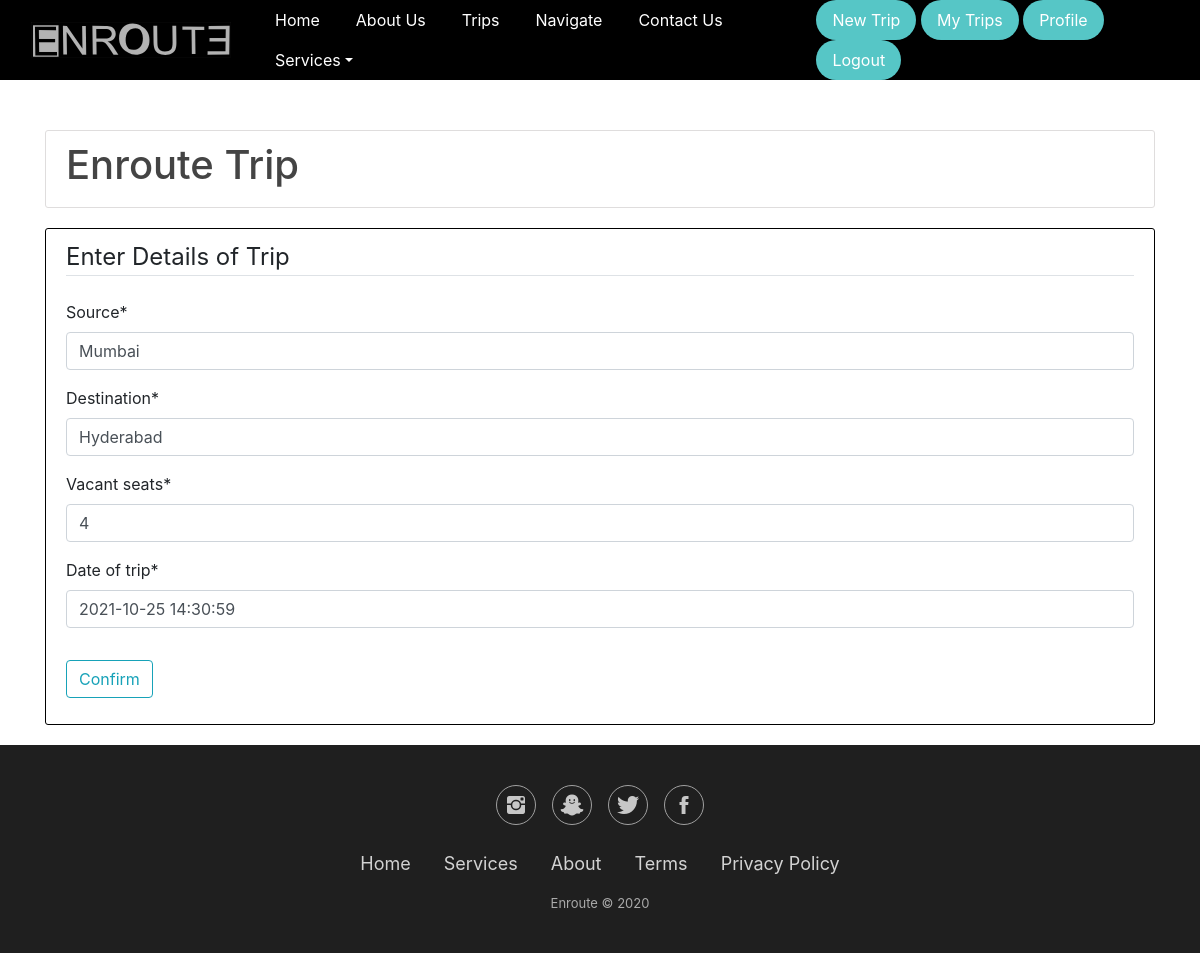
Page /trip/5/update (signed in) on the committed database.
### carpool/models.py (models this page shows, shortened)
class Trip(models.Model): # To have a table of trip in the database along with the below attributes
    source = models.CharField(max_length=100)
    destination = models.CharField(max_length=100)
    vacant_seats = models.IntegerField()
    date_of_trip = models.DateTimeField()
    author = models.ForeignKey(User, on_delete=models.CASCADE) # Linking the user model and the trip model

### carpool/views.py (the view, shortened to what this page needs)
# urls.py: path('trip/<int:pk>/update', TripUpdateView.as_view(),name='trip-update'),
class TripUpdateView(LoginRequiredMixin,UserPassesTestMixin, UpdateView): # Updating a trip Logic
    model = Trip
    fields = ['source','destination','vacant_seats','date_of_trip']
    def test_func(self):  # Can be updated by the user who created it
        trip = self.get_object()
        if self.request.user == trip.author:
            return True
        return False

### carpool/templates/carpool/trip_form.html (shortened to what this page needs)
{% extends "carpool/base.html" %}
{% load crispy_forms_tags %}
{% block content %}
<div class="container">
    <article class="media content-section-2">
        <h1>Enroute Trip</h1>
      </article>
    <div class="content-section">
        <form method="POST">
            <fieldset class="form-group">
                <legend class="border-bottom mb-4">Enter Details of Trip</legend>
                {{ form|crispy }}
            </fieldset>
            <div class="form-group">
                <button class="btn btn-outline-info" type="submit">Confirm</button>
            </div>
        </form>
    </div>
</div>
{% endblock content %}

### carpool/templates/carpool/trip_form.html (style rules this page uses)
body { background: #fafafa; color: #333333; margin-top: 5rem; }
h1, h2, h3, h4, h5, h6 { color: #444444; }
.content-section { background: #ffffff; padding: 10px 20px; border: 1px solid #000000; border-radius: 3px; margin-bottom: 20px; }
.content-section-2 { background: #ffffff; padding: 10px 20px; border: 1px solid #dfdddd; border-radius: 3px; margin-bottom: 20px; margin-top: 50px; }

### rows in the picture
Trip: source "Mumbai", destination "Hyderabad", vacant_seats "4", date_of_trip "2021-10-25 14:30:59"
